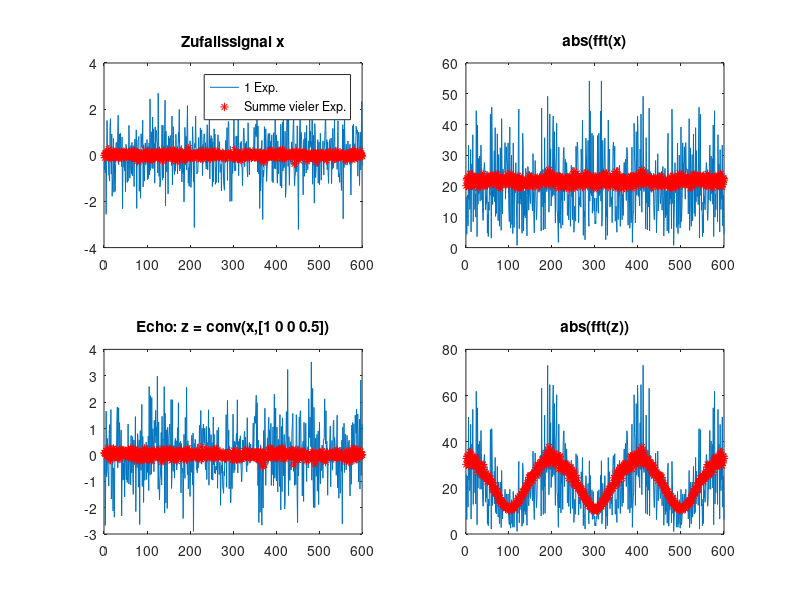

Here is the MATLAB script that generated this plot:
% faltungstheorem.m
% Skript SMU_02
%
% B.Wir 20.9.02, 18.8.2012
%
%  Fortgeschrittene,effiziente Programmierung ohne Schleifen

close all
clear
clc

N =600;   % ... Werte
M = 100;    % ... Experimente

x=randn(M,N);
y=[1 0 0 0.5];

z =conv2(x,y,'same');

% oder auch so
% zk=filter2(y,x);

figure(1)

subplot(2,2,1)
plot(x(1,:));hold on; plot(sum(x)/M,'r*'); legend('1 Exp.', 'Summe vieler Exp.')
title('Zufallssignal x')

X = fft(x')'; %...'' entlang der Zeilen
subplot(2,2,2)
plot(abs(X(1,:)));hold on; plot(sum(abs(X))/M,'r*');
title('abs(fft(x)')

subplot(2,2,3)
plot(z(1,:)); hold on; plot(sum(z)/M,'r*');
title('Echo: z = conv(x,[1 0 0 0.5])') 

Z = fft(z')';
subplot(2,2,4)
plot(abs(Z(1,:)));hold on; plot(sum(abs(Z))/M,'r*');
title('abs(fft(z))')

